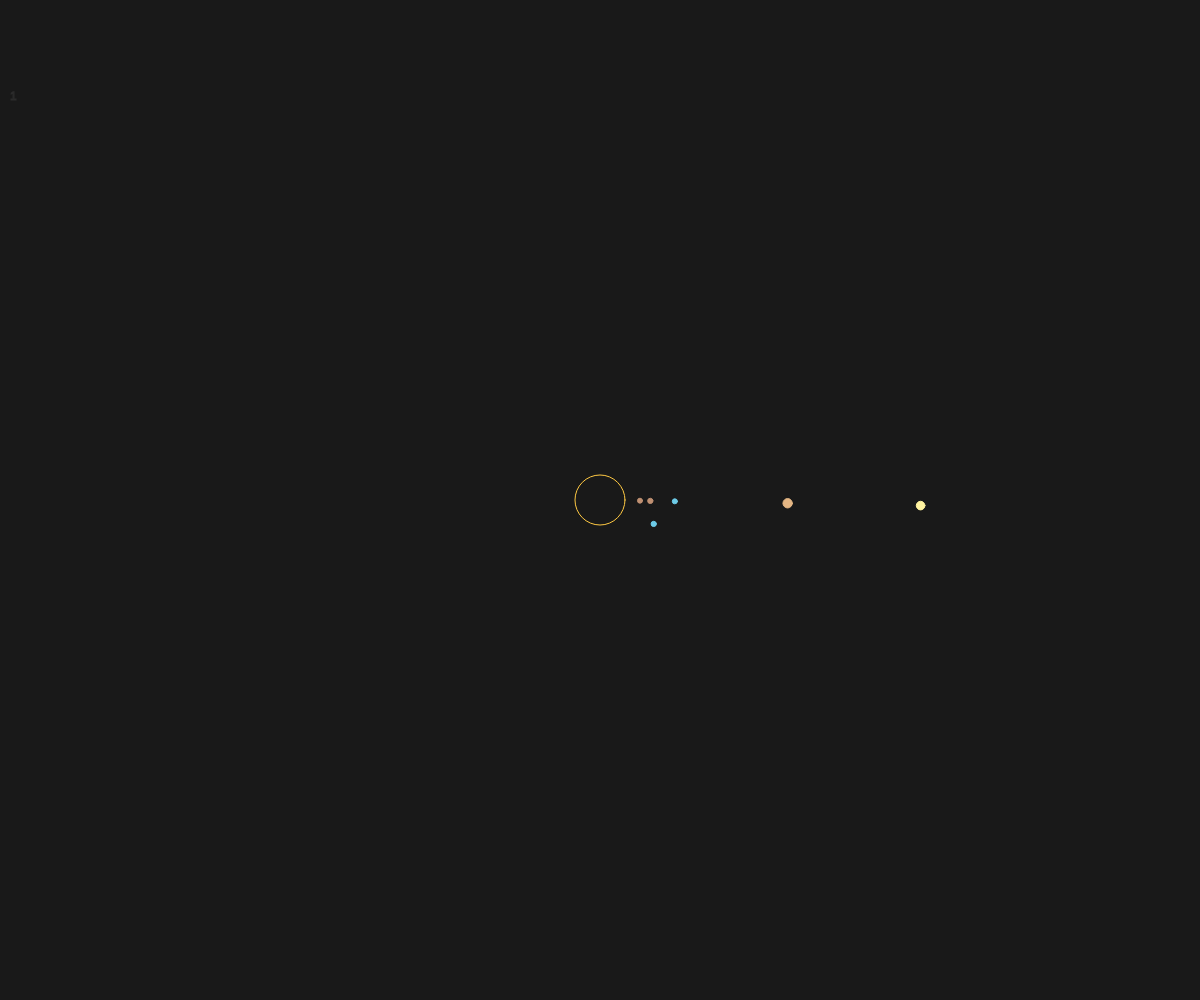
Frame 1 (no input)
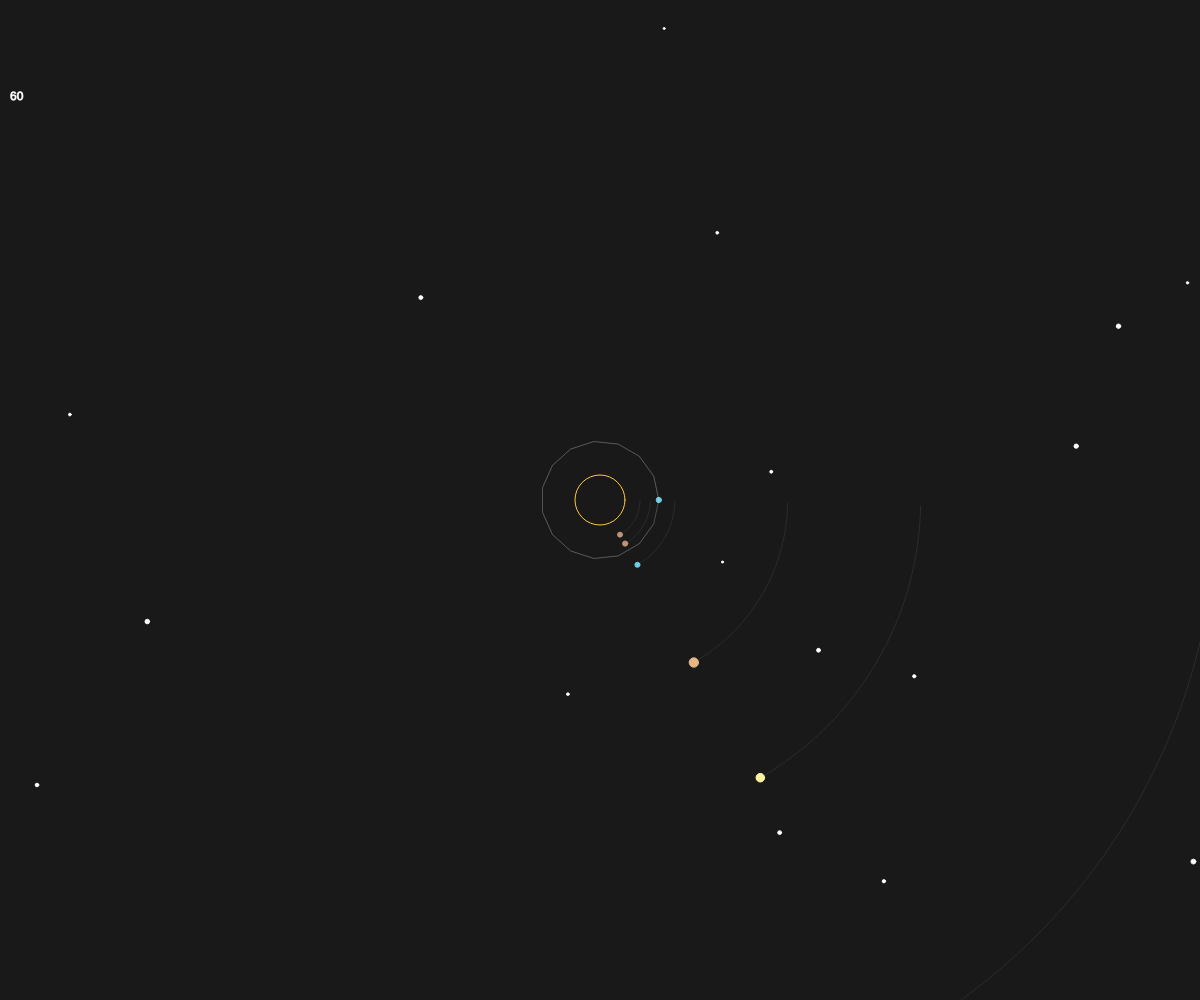
Frame 60 (no input)
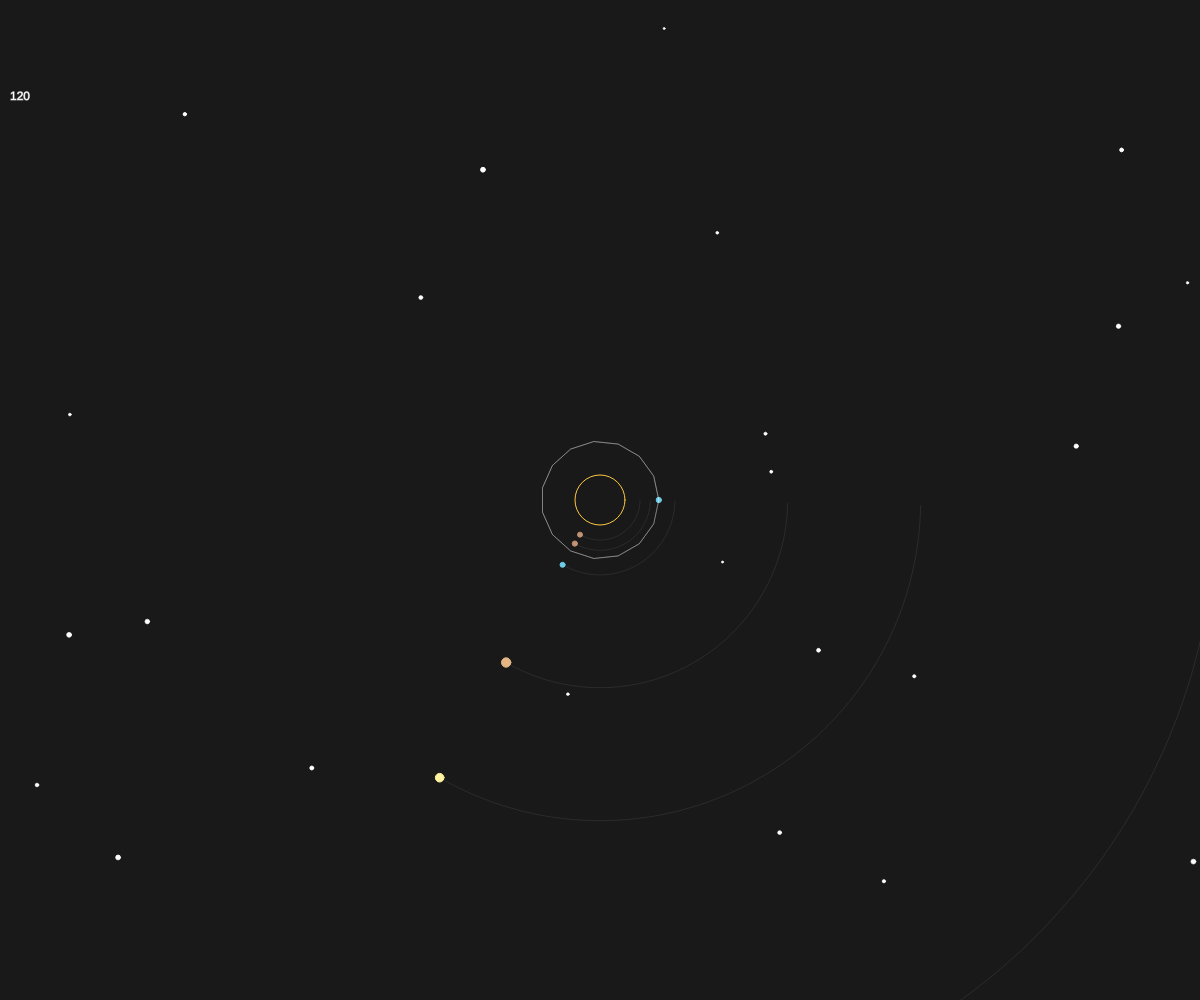
Frame 120 (the mouse pressed at the canvas centre since frame 60)

The p5.js sketch that drew these frames (run headless with seeded random() and noise() and a simulated clock; from frame 60 on, the mouse is pressed at the canvas centre):

// p5.js sketch
// ── sketch.js
let r1, x1, y1;
let r2, x2, y2;
let rsum;
let angle;
let sunD = 1392000;
let mercuryD = 4879.4;
let marsD = 6779;
let venusD = 12104;
let earthD = 12742;
let neptuneD = 49244;
let uranusD = 50724;
let saturnD = 116460;
let jupiterD = 139820;
let planets = [];
let stars = [];

function setup() {
	createCanvas(window.innerWidth, window.innerHeight);
	background(51);
	strokeWeight(1);
	noFill();
	stroke(255);
	r1 = 50;
	x1 = width / 2;
	y1 = height / 2;
	angle = 0;

	angleMode(DEGREES);
	planets.push(new Planet("Mercury", mercuryD, 1, 57.9, [191, 144, 114]));
	planets.push(new Planet("Venus", venusD, 1, 108.2, [191, 144, 114]));
	planets.push(new Planet("Earth", earthD, 24, 149.6, [109, 203, 231]));
	planets.push(new Planet("Mars", marsD, 1, 227.9, [109, 203, 231]));
	planets.push(new Planet("Jupiter", jupiterD, 1, 778.3, [228, 182, 132]));
	planets.push(new Planet("Saturn", saturnD, 1, 1427, [255, 243, 159]));
	planets.push(new Planet("Uranus", uranusD, 1, 2871, [255, 243, 159]));
	planets.push(new Planet("Neptune", neptuneD, 1, 4497.1, [255, 243, 159]));
}

function draw() {
	background(25);
	stroke(255, 201, 67);
	noFill();
	ellipse(x1, y1, r1);
	planets.forEach((planet) => {
		planet.update();
		planet.show();
	});

	if (random() < 0.2) {
		stars.push(new Star());
	}

	for (let i = stars.length - 1; i >= 0; i--) {
		stars[i].update();
		stars[i].show();
		if (stars[i].lifeTime <= 0) {
			stars.splice(i, 1);
		}
	}
	text(frameCount, 10, 100);
}

// ── Planet.js
class Planet {
	constructor(name, mass, speed, distance, color) {
		this.name = name;
		this.mass = mass;
		this.speed = speed;
		this.distance = map(distance, 57.9, 4497.1, 40, 950);
		this.angle = 0;
		this.color = color;
		this.path = [];
	}

	update() {
		this.angle += this.speed;
	}

	show() {
		stroke(this.color);
		fill(this.color);
		r2 = map(this.mass, mercuryD, sunD, 5, 50);
		rsum = this.distance;
		x2 = x1 + rsum * cos(this.angle);
		y2 = y1 + rsum * sin(this.angle);
		ellipse(x2, y2, r2);
		this.path.push(createVector(x2, y2));
		stroke(255, 20);
		noFill();
		beginShape();
		this.path.forEach((point) => {
			vertex(point.x, point.y);
		});
		endShape();
	}
}

// ── Star.js
class Star {
	constructor() {
		this.lifeTime = 255;
		this.r = random(2, 5);
		this.pos = createVector(random(width), random(height));
	}

	update() {
		this.lifeTime -= 1;
	}

	show() {
		stroke(255, this.lifeTime);
		fill(255);
		ellipse(this.pos.x, this.pos.y, this.r);
	}
}
